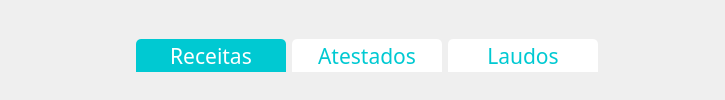
                <widget class="QFrame" name="frame_BtnsConsulta">
                 <property name="styleSheet">
                  <string notr="true">QToolButton:checked {
	color: white;
	background-color: rgb(0, 201, 210);
	border-top-right-radius: 5px;
	border-top-left-radius: 5px;
}
QToolButton:!checked {
	color: rgb(0, 201, 210);
	background-color: white;
	border-top-right-radius: 5px;
	border-top-left-radius: 5px;
}</string>
                 </property>
                 <property name="frameShape">
                  <enum>QFrame::NoFrame</enum>
                 </property>
                 <property name="frameShadow">
                  <enum>QFrame::Raised</enum>
                 </property>
                 <layout class="QHBoxLayout" name="horizontalLayout_41">
                  <property name="bottomMargin">
                   <number>0</number>
                  </property>
                  <item>
                   <spacer name="horizontalSpacer_19">
                    <property name="orientation">
                     <enum>Qt::Horizontal</enum>
                    </property>
                    <property name="sizeHint" stdset="0">
                     <size>
                      <width>125</width>
                      <height>20</height>
                     </size>
                    </property>
                   </spacer>
                  </item>
                  <item>
                   <widget class="QToolButton" name="btn_Receitas">
                    <property name="minimumSize">
                     <size>
                      <width>150</width>
                      <height>0</height>
                     </size>
                    </property>
                    <property name="font">
                     <font>
                      <family>Tw Cen MT</family>
                      <pointsize>16</pointsize>
                     </font>
                    </property>
                    <property name="cursor">
                     <cursorShape>PointingHandCursor</cursorShape>
                    </property>
                    <property name="text">
                     <string>Receitas</string>
                    </property>
                    <property name="iconSize">
                     <size>
                      <width>40</width>
                      <height>40</height>
                     </size>
                    </property>
                    <property name="checkable">
                     <bool>true</bool>
                    </property>
                    <property name="checked">
                     <bool>true</bool>
                    </property>
                    <property name="autoExclusive">
                     <bool>true</bool>
                    </property>
                    <property name="toolButtonStyle">
                     <enum>Qt::ToolButtonTextBesideIcon</enum>
                    </property>
                   </widget>
                  </item>
                  <item>
                   <widget class="QToolButton" name="btn_Atestados">
                    <property name="minimumSize">
                     <size>
                      <width>150</width>
                      <height>0</height>
                     </size>
                    </property>
                    <property name="font">
                     <font>
                      <family>Tw Cen MT</family>
                      <pointsize>16</pointsize>
                     </font>
                    </property>
                    <property name="cursor">
                     <cursorShape>PointingHandCursor</cursorShape>
                    </property>
                    <property name="text">
                     <string>Atestados</string>
                    </property>
                    <property name="iconSize">
                     <size>
                      <width>40</width>
                      <height>40</height>
                     </size>
                    </property>
                    <property name="checkable">
                     <bool>true</bool>
                    </property>
                    <property name="autoExclusive">
                     <bool>true</bool>
                    </property>
                    <property name="toolButtonStyle">
                     <enum>Qt::ToolButtonTextBesideIcon</enum>
                    </property>
                   </widget>
                  </item>
                  <item>
                   <widget class="QToolButton" name="btn_Laudos">
                    <property name="minimumSize">
                     <size>
                      <width>150</width>
                      <height>0</height>
                     </size>
                    </property>
                    <property name="font">
                     <font>
                      <family>Tw Cen MT</family>
                      <pointsize>16</pointsize>
                     </font>
                    </property>
                    <property name="cursor">
                     <cursorShape>PointingHandCursor</cursorShape>
                    </property>
                    <property name="text">
                     <string>Laudos</string>
                    </property>
                    <property name="iconSize">
                     <size>
                      <width>40</width>
                      <height>40</height>
                     </size>
                    </property>
                    <property name="checkable">
                     <bool>true</bool>
                    </property>
                    <property name="autoExclusive">
                     <bool>true</bool>
                    </property>
                    <property name="toolButtonStyle">
                     <enum>Qt::ToolButtonTextBesideIcon</enum>
                    </property>
                   </widget>
                  </item>
                  <item>
                   <spacer name="horizontalSpacer_20">
                    <property name="orientation">
                     <enum>Qt::Horizontal</enum>
                    </property>
                    <property name="sizeHint" stdset="0">
                     <size>
                      <width>116</width>
                      <height>20</height>
                     </size>
                    </property>
                   </spacer>
                  </item>
                 </layout>
                </widget>
